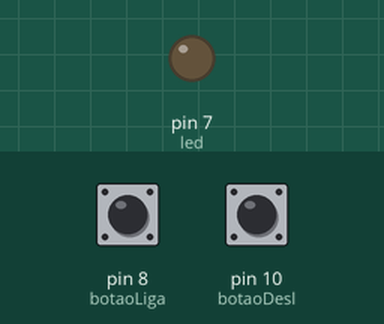
Simulated run of this sketch. Board: Arduino Uno, built with avr-gcc and run on an emulated ATmega328P. Shown: output pins drawn as LEDs (lit = HIGH). Inputs (shaded band) come from the test bench; at power-on: pin 8 (botaoLiga) HIGH, pin 10 (botaoDesl) HIGH.

Above: at 1.2 s.
1.3 s: pin 8 (botaoLiga) pulled LOW for 0.15 s
At 2.0 s:
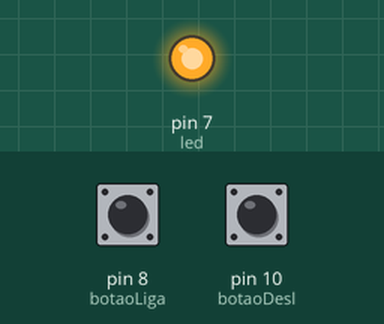
2.9 s: pin 10 (botaoDesl) pulled LOW for 0.15 s
At 3.2 s:
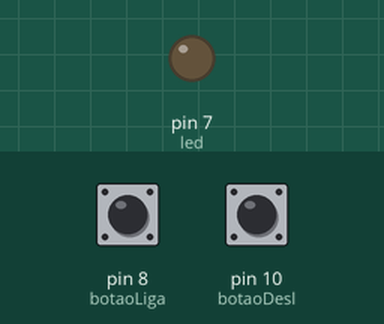
4.5 s: pin 8 (botaoLiga) pulled LOW for 1 s
At 5.6 s:
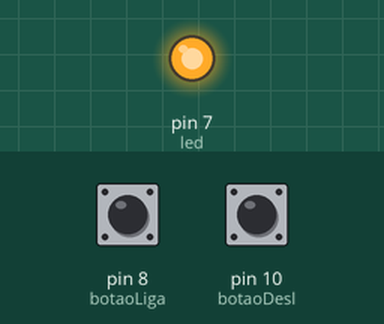
Timing chart, 0 to 7.5 s (numbered marks = the images above; inputs shaded):
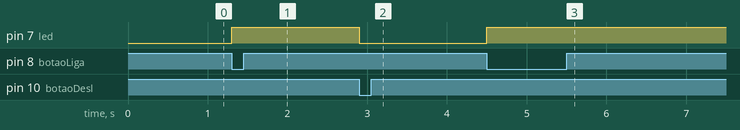

The sketch:

sketch_sep08a.ino
```cpp
int led = 7;
int botaoLiga = 8;
int botaoDesl = 10;

void setup() {
  pinMode(led, OUTPUT);
  pinMode(botaoLiga, INPUT_PULLUP);
  pinMode(botaoDesl, INPUT_PULLUP);
  digitalWrite(led, LOW);
}
void loop() {
  int valorLiga = digitalRead(botaoLiga);
  int valorDesl = digitalRead(botaoDesl);
  if (valorLiga == LOW) {
    digitalWrite(led, HIGH);
  }
  if (valorDesl == LOW) {
    digitalWrite(led, LOW);
  }
}
```

Measured:
- after the input at 1.3 s, pin 7 (led): LOW → HIGH at once
- after the input at 2.9 s, pin 7 (led): HIGH → LOW at once
- after the input at 4.5 s, pin 7 (led): LOW → HIGH at once
